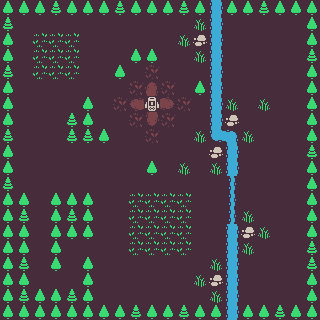

The image is a tile-based game level rendered from a .tmx file. Its description and complete source (layers, tilesets, objects, tile grids) follow:
An orthogonal 20x20 tile map with 16x16 px tiles, 1 tile layer (Tile Layer 1) and 38 objects.

<map version="1.2" tiledversion="1.2.2" orientation="orthogonal" renderorder="right-down" width="20" height="20" tilewidth="16" tileheight="16" infinite="0" nextlayerid="3" nextobjectid="48">
 <tileset firstgid="1" source="colored.tsx" />
 <layer id="1" name="Tile Layer 1" width="20" height="20">
  <data encoding="csv">
33,33,33,34,33,33,33,34,33,33,33,34,33,137,33,33,34,33,33,33,
34,1,1,1,1,1,1,1,1,1,1,1,65,137,1,1,1,1,1,33,
33,1,6,6,6,1,1,1,1,1,1,65,70,137,1,1,1,1,1,33,
33,1,6,6,6,1,1,1,33,33,1,1,65,137,1,1,1,1,1,34,
34,1,6,6,6,1,1,33,1,2,1,1,1,137,1,1,1,1,1,33,
33,1,1,1,1,1,1,1,2,45,2,1,33,137,1,1,1,1,1,33,
33,1,1,1,1,33,1,2,1610612781,686,2684354605,2,1,137,65,1,65,1,1,33,
33,1,1,1,34,33,1,1,2,3221225517,2,1,1,137,70,1,1,1,1,33,
34,1,1,1,34,34,33,1,1,2,1,1,65,1610612874,2684354698,65,1,1,1,33,
33,1,1,1,1,1,1,1,1,1,1,1,1,70,137,1,1,1,1,34,
33,1,1,1,1,1,1,1,1,33,1,65,1,65,137,1,1,1,1,33,
34,1,1,1,1,1,1,1,1,1,1,1,1,1,173,1,1,1,1,33,
33,33,1,33,33,33,1,1,6,6,6,6,1,1,173,1,1,1,1,33,
33,34,1,33,34,33,1,1,6,6,6,6,1,1,173,65,1,1,1,33,
33,33,1,33,33,33,1,1,6,6,6,6,1,1,137,70,65,1,1,33,
33,33,1,33,1,1,1,1,6,6,6,6,1,1,137,65,1,1,1,34,
33,34,1,33,1,33,1,1,1,1,1,1,1,65,137,1,1,1,1,34,
33,33,1,1,1,33,1,1,1,1,1,1,65,70,137,1,1,1,1,33,
33,34,33,33,34,33,1,1,1,1,1,1,1,65,137,1,1,1,1,33,
33,33,33,33,33,33,33,33,34,33,33,34,33,33,137,33,33,34,33,33
</data>
 </layer>
 <objectgroup id="2" name="collisions">
  <object id="4" x="144.563" y="96.5" width="15" height="15" />
  <object id="6" x="114.458" y="64.529" width="11.25" height="15" />
  <object id="9" x="130.375" y="48.5" width="11.25" height="15" />
  <object id="10" x="146.25" y="48.625" width="11.25" height="15" />
  <object id="11" x="192.696" y="32.6087" width="14.7045" height="15" />
  <object id="12" x="194.5" y="80.7159" width="11.25" height="15" />
  <object id="13" x="146.281" y="160.438" width="11.25" height="15" />
  <object id="14" x="66.0114" y="128.455" width="28.8864" height="15.2273" />
  <object id="15" x="82.375" y="96.8636" width="11.25" height="15" />
  <object id="16" x="98.375" y="128.682" width="11.25" height="15" />
  <object id="17" x="209.897" y="0.5" width="13.5109" height="142" />
  <object id="18" x="225.375" y="129.409" width="13.7955" height="46.5455" />
  <object id="19" x="225.333" y="240.417" width="14.5" height="79" />
  <object id="20" x="208.784" y="144.5" width="14.7955" height="15" />
  <object id="21" x="224.54" y="112.938" width="14.7955" height="15" />
  <object id="22" x="225.036" y="224.208" width="14.7955" height="15.5" />
  <object id="24" x="208.739" y="272.773" width="15.1591" height="15" />
  <object id="25" x="50.4375" y="208.125" width="12.3333" height="31" />
  <object id="26" x="50.5625" y="240.438" width="11.25" height="31" />
  <object id="28" x="226.42" y="0.636364" width="92.6591" height="15" />
  <object id="29" x="305.807" y="16.5568" width="12.375" height="287.068" />
  <object id="30" x="241.466" y="304.341" width="77.0985" height="15" />
  <object id="31" x="0.844692" y="304.47" width="221.705" height="15" />
  <object id="32" x="82.6079" y="272.303" width="10.9091" height="30.9886" />
  <object id="33" x="1.42045" y="288.5" width="79.4773" height="15" />
  <object id="34" x="18.1932" y="208.523" width="11.4318" height="79.0909" />
  <object id="36" x="2.2841" y="16.2701" width="11.4318" height="271.366" />
  <object id="37" x="1.97348" y="0.5" width="205.481" height="14.8182" />
  <object id="38" x="18.4962" y="192.621" width="11.25" height="15" />
  <object id="39" x="50.5217" y="192.435" width="11.0217" height="15" />
  <object id="40" x="82.2841" y="256.682" width="11.25" height="15" />
  <object id="41" x="66.1705" y="112.364" width="13.4318" height="15" />
  <object id="42" x="81.4697" y="208.5" width="12.3333" height="31" />
  <object id="43" x="66.0152" y="208.5" width="12.3333" height="31" />
  <object id="44" x="66.3073" y="192.634" width="11.0217" height="15" />
  <object id="45" x="82.3897" y="192.526" width="11.0217" height="15" />
  <object id="46" x="240.653" y="224.313" width="15.341" height="15" />
  <object id="47" x="82.1457" y="112.576" width="11.4477" height="15" />
 </objectgroup>
</map>
